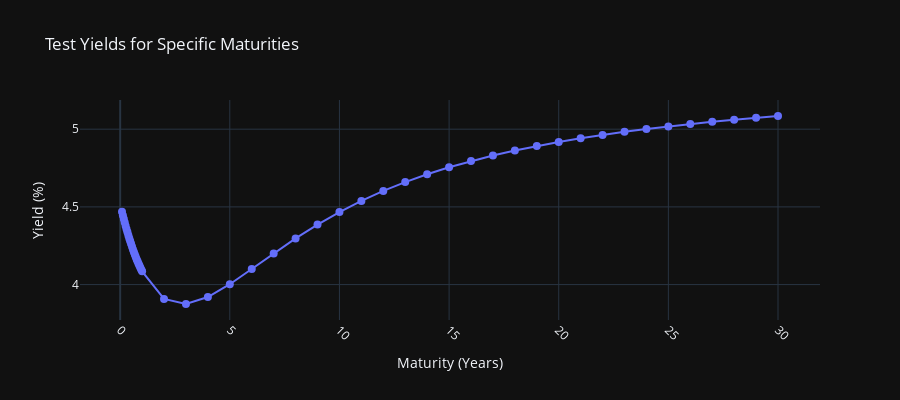

The notebook cell saved with this chart:
### Code cell
import plotly.graph_objects as go

fig = go.Figure()
fig.add_trace(go.Scatter(
    x=maturities_to_check,
    y=yields_to_check,
    mode='markers+lines',
    name='Test Yields',
    marker=dict(size=8)
))

fig.update_layout(
    title='Test Yields for Specific Maturities',
    xaxis_title='Maturity (Years)',
    yaxis_title='Yield (%)',
    xaxis=dict(tickangle=45),
    legend=dict(x=0.01, y=0.99),
    template='plotly_dark',  # <-- set background to black
    width=900,
    height=400
)

### Figure 1 — Plotly figure (JSON) as saved in the notebook; plotly's stock layout.template omitted (floating-point values rounded to 4 significant figures)
{"data": [{"marker": {"size": 8}, "mode": "markers+lines", "name": "Test Yields", "type": "scatter", "x": [0.08333, 0.125, 0.1667, 0.2083, 0.25, 0.2917, 0.3333, 0.375, 0.4167, 0.4583, 0.5, 0.5417, 0.5833, 0.625, 0.6667, 0.7083, 0.75, 0.7917, 0.8333, 0.875, 0.9167, 0.9583, 1, 2, 3, 4, 5, 6, 7, 8, 9, 10, 11, 12, 13, 14, 15, 16, 17, 18, 19, 20, 21, 22, 23, 24, 25, 26, 27, 28, 29, 30], "y": [4.469, 4.445, 4.422, 4.399, 4.378, 4.357, 4.336, 4.316, 4.297, 4.278, 4.26, 4.243, 4.226, 4.21, 4.194, 4.178, 4.164, 4.149, 4.136, 4.122, 4.109, 4.097, 4.085, 3.908, 3.875, 3.92, 4.002, 4.1, 4.201, 4.297, 4.386, 4.466, 4.539, 4.603, 4.66, 4.71, 4.755, 4.795, 4.831, 4.863, 4.892, 4.918, 4.942, 4.963, 4.983, 5.001, 5.018, 5.033, 5.048, 5.061, 5.073, 5.085]}], "layout": {"height": 400, "legend": {"x": 0.01, "y": 0.99}, "title": {"text": "Test Yields for Specific Maturities"}, "width": 900, "xaxis": {"tickangle": 45, "title": {"text": "Maturity (Years)"}}, "yaxis": {"title": {"text": "Yield (%)"}}}}
